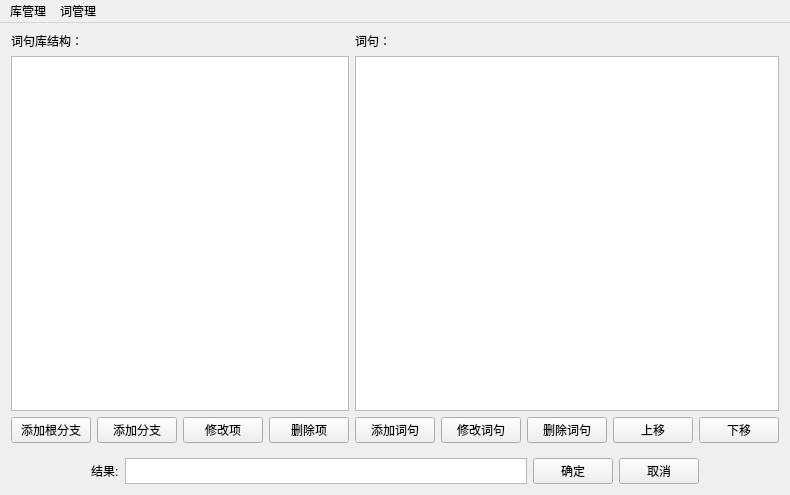
<?xml version="1.0" encoding="UTF-8"?>
<ui version="4.0">
 <class>QtWordLibClass</class>
 <widget class="QMainWindow" name="QtWordLibClass">
  <property name="geometry">
   <rect>
    <x>0</x>
    <y>0</y>
    <width>763</width>
    <height>495</height>
   </rect>
  </property>
  <property name="windowTitle">
   <string>词句库</string>
  </property>
  <widget class="QWidget" name="centralWidget">
   <property name="sizePolicy">
    <sizepolicy hsizetype="Preferred" vsizetype="Fixed">
     <horstretch>0</horstretch>
     <verstretch>0</verstretch>
    </sizepolicy>
   </property>
   <layout class="QVBoxLayout" name="verticalLayout_3" stretch="25,1">
    <property name="spacing">
     <number>15</number>
    </property>
    <property name="sizeConstraint">
     <enum>QLayout::SetDefaultConstraint</enum>
    </property>
    <property name="topMargin">
     <number>9</number>
    </property>
    <item>
     <layout class="QGridLayout" name="gridLayout" columnstretch="3,5">
      <item row="0" column="0">
       <layout class="QVBoxLayout" name="verticalLayout_2">
        <item>
         <widget class="QLabel" name="label_2">
          <property name="text">
           <string>词句库结构：</string>
          </property>
         </widget>
        </item>
        <item>
         <widget class="QTreeWidget" name="treeWord">
          <property name="enabled">
           <bool>true</bool>
          </property>
          <property name="sizePolicy">
           <sizepolicy hsizetype="Expanding" vsizetype="Expanding">
            <horstretch>0</horstretch>
            <verstretch>0</verstretch>
           </sizepolicy>
          </property>
          <property name="minimumSize">
           <size>
            <width>56</width>
            <height>0</height>
           </size>
          </property>
          <property name="focusPolicy">
           <enum>Qt::ClickFocus</enum>
          </property>
          <property name="contextMenuPolicy">
           <enum>Qt::CustomContextMenu</enum>
          </property>
          <property name="headerHidden">
           <bool>true</bool>
          </property>
          <column>
           <property name="text">
            <string notr="true">1</string>
           </property>
          </column>
         </widget>
        </item>
        <item>
         <layout class="QHBoxLayout" name="horizontalLayout">
          <item>
           <widget class="QPushButton" name="BtnAddGTree">
            <property name="text">
             <string>添加根分支</string>
            </property>
           </widget>
          </item>
          <item>
           <widget class="QPushButton" name="BtnAddTree">
            <property name="text">
             <string>添加分支</string>
            </property>
           </widget>
          </item>
          <item>
           <widget class="QPushButton" name="BtnEdtTree">
            <property name="text">
             <string>修改项</string>
            </property>
           </widget>
          </item>
          <item>
           <widget class="QPushButton" name="BtnDelTree">
            <property name="text">
             <string>删除项</string>
            </property>
           </widget>
          </item>
          <item>
           <spacer name="horizontalSpacer_2">
            <property name="orientation">
             <enum>Qt::Horizontal</enum>
            </property>
            <property name="sizeHint" stdset="0">
             <size>
              <width>40</width>
              <height>20</height>
             </size>
            </property>
           </spacer>
          </item>
         </layout>
        </item>
       </layout>
      </item>
      <item row="0" column="1">
       <layout class="QVBoxLayout" name="verticalLayout">
        <item>
         <widget class="QLabel" name="label_3">
          <property name="text">
           <string>词句：</string>
          </property>
         </widget>
        </item>
        <item>
         <widget class="QListWidget" name="listWordItem">
          <property name="contextMenuPolicy">
           <enum>Qt::CustomContextMenu</enum>
          </property>
         </widget>
        </item>
        <item>
         <layout class="QHBoxLayout" name="horizontalLayout_2">
          <item>
           <widget class="QPushButton" name="BtnAddWord">
            <property name="text">
             <string>添加词句</string>
            </property>
           </widget>
          </item>
          <item>
           <widget class="QPushButton" name="BtnEdtWord">
            <property name="text">
             <string>修改词句</string>
            </property>
           </widget>
          </item>
          <item>
           <widget class="QPushButton" name="BtnDelWord">
            <property name="text">
             <string>删除词句</string>
            </property>
           </widget>
          </item>
          <item>
           <widget class="QPushButton" name="BtnUp">
            <property name="text">
             <string>上移</string>
            </property>
           </widget>
          </item>
          <item>
           <widget class="QPushButton" name="BtnDown">
            <property name="text">
             <string>下移</string>
            </property>
           </widget>
          </item>
          <item>
           <spacer name="horizontalSpacer">
            <property name="orientation">
             <enum>Qt::Horizontal</enum>
            </property>
            <property name="sizeHint" stdset="0">
             <size>
              <width>40</width>
              <height>20</height>
             </size>
            </property>
           </spacer>
          </item>
         </layout>
        </item>
       </layout>
      </item>
     </layout>
    </item>
    <item>
     <layout class="QHBoxLayout" name="horizontalLayout_3" stretch="1,0,5,0,0,1">
      <property name="sizeConstraint">
       <enum>QLayout::SetDefaultConstraint</enum>
      </property>
      <property name="topMargin">
       <number>0</number>
      </property>
      <property name="bottomMargin">
       <number>0</number>
      </property>
      <item>
       <spacer name="horizontalSpacer_3">
        <property name="orientation">
         <enum>Qt::Horizontal</enum>
        </property>
        <property name="sizeHint" stdset="0">
         <size>
          <width>20</width>
          <height>20</height>
         </size>
        </property>
       </spacer>
      </item>
      <item>
       <widget class="QLabel" name="label">
        <property name="text">
         <string>结果:</string>
        </property>
       </widget>
      </item>
      <item>
       <widget class="QTextEdit" name="textEditResult">
        <property name="sizePolicy">
         <sizepolicy hsizetype="Expanding" vsizetype="Minimum">
          <horstretch>0</horstretch>
          <verstretch>0</verstretch>
         </sizepolicy>
        </property>
        <property name="minimumSize">
         <size>
          <width>0</width>
          <height>24</height>
         </size>
        </property>
       </widget>
      </item>
      <item>
       <widget class="QPushButton" name="BtnCopy">
        <property name="text">
         <string>确定</string>
        </property>
       </widget>
      </item>
      <item>
       <widget class="QPushButton" name="BtnQuit">
        <property name="text">
         <string>取消</string>
        </property>
       </widget>
      </item>
      <item>
       <spacer name="horizontalSpacer_4">
        <property name="orientation">
         <enum>Qt::Horizontal</enum>
        </property>
        <property name="sizeHint" stdset="0">
         <size>
          <width>20</width>
          <height>20</height>
         </size>
        </property>
       </spacer>
      </item>
     </layout>
    </item>
   </layout>
  </widget>
  <widget class="QMenuBar" name="menuBar">
   <property name="geometry">
    <rect>
     <x>0</x>
     <y>0</y>
     <width>763</width>
     <height>23</height>
    </rect>
   </property>
   <widget class="QMenu" name="menu">
    <property name="title">
     <string>库管理</string>
    </property>
    <addaction name="act_AddGTree"/>
    <addaction name="act_AddTree"/>
    <addaction name="act_EdtTree"/>
    <addaction name="act_DelTree"/>
   </widget>
   <widget class="QMenu" name="menu_2">
    <property name="title">
     <string>词管理</string>
    </property>
    <addaction name="act_AddList"/>
    <addaction name="act_EdtList"/>
    <addaction name="act_DelList"/>
    <addaction name="act_uplist"/>
    <addaction name="act_downlist"/>
   </widget>
   <addaction name="menu"/>
   <addaction name="menu_2"/>
  </widget>
  <action name="act_AddGTree">
   <property name="text">
    <string>添加根分支</string>
   </property>
  </action>
  <action name="act_AddTree">
   <property name="text">
    <string>添加分支</string>
   </property>
  </action>
  <action name="act_EdtTree">
   <property name="text">
    <string>修改项</string>
   </property>
  </action>
  <action name="act_DelTree">
   <property name="text">
    <string>删除项</string>
   </property>
  </action>
  <action name="act_AddList">
   <property name="text">
    <string>添加词句</string>
   </property>
  </action>
  <action name="act_EdtList">
   <property name="text">
    <string>修改词句</string>
   </property>
  </action>
  <action name="act_DelList">
   <property name="text">
    <string>删除词句</string>
   </property>
  </action>
  <action name="act_uplist">
   <property name="text">
    <string>上移词句</string>
   </property>
  </action>
  <action name="act_downlist">
   <property name="text">
    <string>下移词句</string>
   </property>
  </action>
 </widget>
 <layoutdefault spacing="6" margin="11"/>
 <resources>
  <include location="qtwordlib.qrc"/>
 </resources>
 <connections>
  <connection>
   <sender>treeWord</sender>
   <signal>itemClicked(QTreeWidgetItem*,int)</signal>
   <receiver>QtWordLibClass</receiver>
   <slot>QuerylistItemAttr(QTreeWidgetItem*)</slot>
   <hints>
    <hint type="sourcelabel">
     <x>110</x>
     <y>117</y>
    </hint>
    <hint type="destinationlabel">
     <x>277</x>
     <y>262</y>
    </hint>
   </hints>
  </connection>
  <connection>
   <sender>listWordItem</sender>
   <signal>customContextMenuRequested(QPoint)</signal>
   <receiver>QtWordLibClass</receiver>
   <slot>ShowListMenu(QPoint)</slot>
   <hints>
    <hint type="sourcelabel">
     <x>464</x>
     <y>139</y>
    </hint>
    <hint type="destinationlabel">
     <x>303</x>
     <y>346</y>
    </hint>
   </hints>
  </connection>
  <connection>
   <sender>listWordItem</sender>
   <signal>itemDoubleClicked(QListWidgetItem*)</signal>
   <receiver>QtWordLibClass</receiver>
   <slot>PresentResult(QListWidgetItem*)</slot>
   <hints>
    <hint type="sourcelabel">
     <x>540</x>
     <y>179</y>
    </hint>
    <hint type="destinationlabel">
     <x>528</x>
     <y>373</y>
    </hint>
   </hints>
  </connection>
  <connection>
   <sender>treeWord</sender>
   <signal>customContextMenuRequested(QPoint)</signal>
   <receiver>QtWordLibClass</receiver>
   <slot>ShowTreeMenu(QPoint)</slot>
   <hints>
    <hint type="sourcelabel">
     <x>187</x>
     <y>164</y>
    </hint>
    <hint type="destinationlabel">
     <x>138</x>
     <y>358</y>
    </hint>
   </hints>
  </connection>
  <connection>
   <sender>BtnCopy</sender>
   <signal>clicked()</signal>
   <receiver>QtWordLibClass</receiver>
   <slot>OnInsert()</slot>
   <hints>
    <hint type="sourcelabel">
     <x>576</x>
     <y>483</y>
    </hint>
    <hint type="destinationlabel">
     <x>645</x>
     <y>467</y>
    </hint>
   </hints>
  </connection>
  <connection>
   <sender>BtnQuit</sender>
   <signal>clicked()</signal>
   <receiver>QtWordLibClass</receiver>
   <slot>OnQuit()</slot>
   <hints>
    <hint type="sourcelabel">
     <x>613</x>
     <y>478</y>
    </hint>
    <hint type="destinationlabel">
     <x>643</x>
     <y>426</y>
    </hint>
   </hints>
  </connection>
 </connections>
 <slots>
  <slot>QuerylistItemAttr(QTreeWidgetItem*)</slot>
  <slot>ShowListMenu(QPoint)</slot>
  <slot>PresentResult(QListWidgetItem*)</slot>
  <slot>ShowTreeMenu(QPoint)</slot>
  <slot>OnInsert()</slot>
  <slot>OnQuit()</slot>
 </slots>
</ui>
